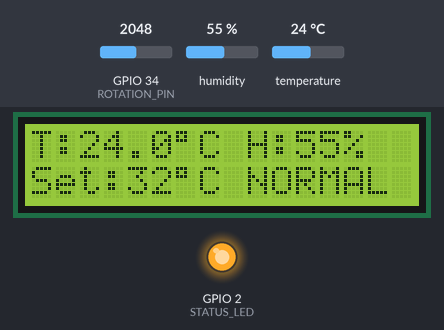
A sketch run on a simulated ESP32. Parts: 16×2 character LCD, output pins drawn as LEDs (lit = HIGH). Inputs (shaded band) come from the test bench; at power-on: temperature 24 °C, GPIO 34 (ROTATION_PIN) = 2048, humidity 55 % (analog values on the 0–4095 scale). WiFi joins after 1.5 s; servers stay silent unless stated; no MQTT or app messages arrive unless stated; what the sketch prints to the serial monitor is not drawn.

Above: at 6.5 s.
6.6 s: temperature set to 31 °C
At 9.4 s:
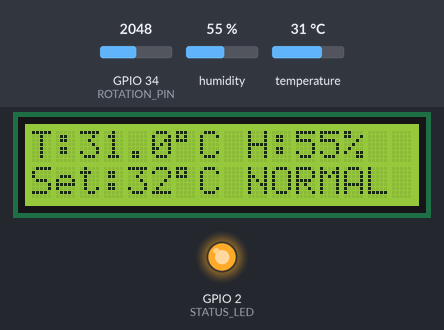
10.3 s: temperature set to 34 °C
At 11.8 s:
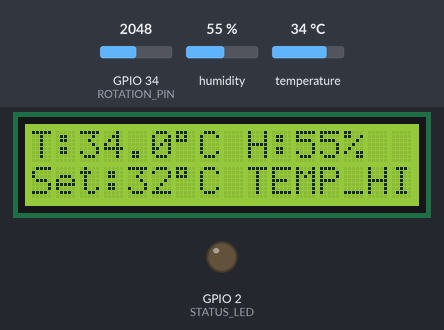
17.8 s: GPIO 34 (ROTATION_PIN) set to 2228
At 21.0 s:
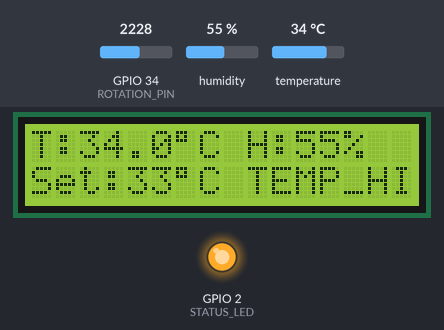
24.9 s: GPIO 34 (ROTATION_PIN) set to 2333
At 27.9 s:
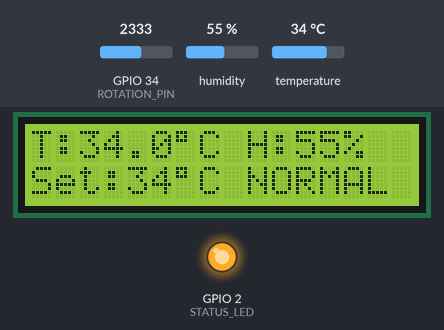
28.6 s: humidity set to 22 %
At 30.1 s:
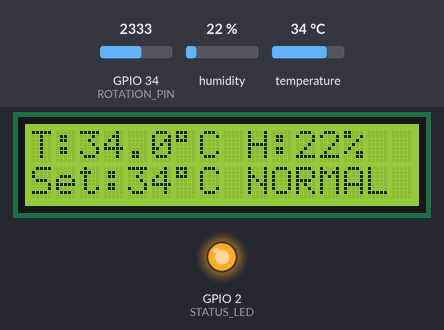
32.3 s: GPIO 34 (ROTATION_PIN) set to 2047
At 33.7 s:
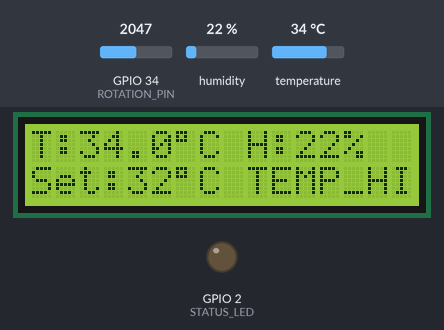
Timing chart, 0 to 37.0 s (numbered marks = the images above; inputs shaded):
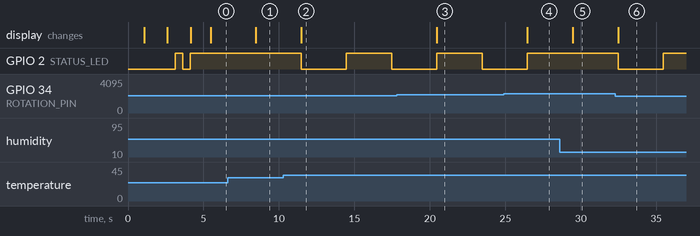

Measured:
- the behaviour switches between 32 and 33 °C on temperature (found by bisection; images 1 and 2)
- the behaviour switches between 2293 and 2294 on GPIO 34 (ROTATION_PIN) (found by bisection; images 3 and 4)
- after the input at 6.6 s, the display: changes after 1.9 s (image 1)
- after the input at 10.3 s, GPIO 2 (STATUS_LED): HIGH → LOW after 1.2 s, → HIGH 3.0 s later, → LOW 3.0 s later; the display: changes after 1.2 s (image 2)
- after the input at 17.8 s, the display: changes after 2.7 s (image 3)
- after the input at 24.9 s, the display: changes after 1.6 s (image 4)
- after the input at 28.6 s, the display: changes after 0.87 s (image 5)
- after the input at 32.3 s, GPIO 2 (STATUS_LED): HIGH → LOW after 0.17 s, → HIGH 3.0 s later; the display: changes after 0.17 s (image 6)

The sketch:

Environment_Node_ESP_32.ino
```cpp
/*
  Smart Greenhouse Monitoring System
  Turja Barua Part: ESP32 Environment Monitoring Node

  UPDATED FIXED VERSION
  - Shows temperature and humidity on I2C LCD
  - Sends same data to Raspberry Pi dashboard through MQTT
  - MQTT reconnect is non-blocking, so LCD keeps working even if MQTT is offline
  - LCD address: 0x27
  - KY-015/DHT11 data pin: GPIO 4
*/

#include <WiFi.h>
#include <PubSubClient.h>
#include <DHT.h>
#include <Wire.h>
#include <LiquidCrystal_I2C.h>

// ---------------- User configuration ----------------
// Change Wi-Fi name and password before uploading.
const char* WIFI_SSID     = "Sohan";
const char* WIFI_PASSWORD = "SOap5689";

// Raspberry Pi MQTT broker IP address.
// From your Raspberry Pi dashboard, this is most likely 172.20.10.4.
const char* MQTT_SERVER   = "172.20.10.4";
const uint16_t MQTT_PORT  = 1883;

// ---------------- ESP32 pin configuration ----------------
#define DHT_PIN       4       // KY-015/DHT11 DATA pin connected to ESP32 GPIO 4
#define DHT_TYPE      DHT11   // KY-015 usually uses DHT11
#define ROTATION_PIN  34      // Rotation sensor signal pin
#define I2C_SDA       21      // LCD SDA
#define I2C_SCL       22      // LCD SCL
#define STATUS_LED    2       // ESP32 onboard LED on many boards

// ---------------- LCD configuration ----------------
#define LCD_ADDRESS   0x27    // Your I2C scanner found 0x27
#define LCD_COLUMNS   16
#define LCD_ROWS      2

// ---------------- Timing configuration ----------------
const unsigned long SENSOR_INTERVAL_MS = 3000;  // LCD + MQTT update every 3 seconds
const unsigned long MQTT_RETRY_MS      = 5000;  // Retry MQTT every 5 seconds

// ---------------- Threshold configuration ----------------
const int THRESHOLD_MIN_C = 20;
const int THRESHOLD_MAX_C = 45;

// ---------------- Objects ----------------
WiFiClient espClient;
PubSubClient mqttClient(espClient);
DHT dht(DHT_PIN, DHT_TYPE);
LiquidCrystal_I2C lcd(LCD_ADDRESS, LCD_COLUMNS, LCD_ROWS);

unsigned long lastSensorTime = 0;
unsigned long lastMqttTry    = 0;

// ---------------- LCD helper ----------------
void lcdMessage(const String& line1, const String& line2) {
  lcd.clear();
  lcd.setCursor(0, 0);
  lcd.print(line1.substring(0, LCD_COLUMNS));
  lcd.setCursor(0, 1);
  lcd.print(line2.substring(0, LCD_COLUMNS));
}

// ---------------- Wi-Fi connection ----------------
void connectWiFi() {
  Serial.print("Connecting to Wi-Fi: ");
  Serial.println(WIFI_SSID);

  lcdMessage("WiFi connecting", WIFI_SSID);

  WiFi.mode(WIFI_STA);
  WiFi.begin(WIFI_SSID, WIFI_PASSWORD);

  while (WiFi.status() != WL_CONNECTED) {
    delay(500);
    Serial.print(".");
    digitalWrite(STATUS_LED, !digitalRead(STATUS_LED));
  }

  digitalWrite(STATUS_LED, HIGH);
  Serial.println();
  Serial.print("Wi-Fi connected. ESP32 IP: ");
  Serial.println(WiFi.localIP());

  lcdMessage("WiFi connected", WiFi.localIP().toString());
  delay(1200);
}

// ---------------- Non-blocking MQTT connection ----------------
void tryConnectMQTT() {
  if (mqttClient.connected()) {
    return;
  }

  unsigned long now = millis();
  if (now - lastMqttTry < MQTT_RETRY_MS) {
    return;
  }
  lastMqttTry = now;

  Serial.print("Connecting to MQTT broker: ");
  Serial.println(MQTT_SERVER);

  String clientId = "ESP32_ENV_Turja_" + String((uint32_t)ESP.getEfuseMac(), HEX);

  if (mqttClient.connect(clientId.c_str())) {
    Serial.println("MQTT connected.");
    mqttClient.publish("greenhouse/env/status", "ESP32_ENV_ONLINE", true);
    mqttClient.publish("greenhouse/env/ip", WiFi.localIP().toString().c_str(), true);
  } else {
    Serial.print("MQTT failed, rc=");
    Serial.println(mqttClient.state());
    // Important: do not block here. LCD must still update.
  }
}

// ---------------- Sensor helper ----------------
int readThresholdC() {
  int raw = analogRead(ROTATION_PIN);  // ESP32 ADC range: 0 to 4095
  int threshold = map(raw, 0, 4095, THRESHOLD_MIN_C, THRESHOLD_MAX_C);
  return constrain(threshold, THRESHOLD_MIN_C, THRESHOLD_MAX_C);
}

// ---------------- MQTT publish helpers ----------------
void publishFloat(const char* topic, float value, bool retained = true) {
  if (!mqttClient.connected()) {
    return;
  }

  char payload[16];
  dtostrf(value, 0, 1, payload);
  mqttClient.publish(topic, payload, retained);

  Serial.print(topic);
  Serial.print(" = ");
  Serial.println(payload);
}

void publishInt(const char* topic, int value, bool retained = true) {
  if (!mqttClient.connected()) {
    return;
  }

  char payload[12];
  snprintf(payload, sizeof(payload), "%d", value);
  mqttClient.publish(topic, payload, retained);

  Serial.print(topic);
  Serial.print(" = ");
  Serial.println(payload);
}

void publishText(const char* topic, const char* value, bool retained = true) {
  if (!mqttClient.connected()) {
    return;
  }

  mqttClient.publish(topic, value, retained);
}

// ---------------- Main read/display/publish function ----------------
void readDisplayAndPublish() {
  float temperature = dht.readTemperature();
  float humidity    = dht.readHumidity();
  int thresholdC    = readThresholdC();

  if (isnan(temperature) || isnan(humidity)) {
    Serial.println("DHT read failed. Check KY-015 wiring.");
    lcdMessage("DHT read error", "Check KY-015");
    publishText("greenhouse/env/status", "DHT_READ_ERROR", true);
    return;
  }

  bool tempHigh = temperature > thresholdC;
  const char* statusText = tempHigh ? "TEMP_HIGH" : "NORMAL";

  // 1. Show same data on LCD display.
  lcd.clear();
  lcd.setCursor(0, 0);
  lcd.print("T:");
  lcd.print(temperature, 1);
  lcd.print((char)223);
  lcd.print("C H:");
  lcd.print(humidity, 0);
  lcd.print("%");

  lcd.setCursor(0, 1);
  lcd.print("Set:");
  lcd.print(thresholdC);
  lcd.print((char)223);
  lcd.print("C ");
  lcd.print(statusText);

  // 2. Send same data to Raspberry Pi dashboard through MQTT.
  if (mqttClient.connected()) {
    // Topics used by your Flask dashboard.
    publishFloat("greenhouse/temperature", temperature);
    publishFloat("greenhouse/humidity", humidity);
    publishInt("greenhouse/rotation", thresholdC);

    // Extra structured project topics.
    publishFloat("greenhouse/env/temperature", temperature);
    publishFloat("greenhouse/env/humidity", humidity);
    publishInt("greenhouse/env/threshold", thresholdC);
    publishText("greenhouse/env/status", statusText, true);
  }

  Serial.print("LCD updated: T=");
  Serial.print(temperature, 1);
  Serial.print(" C, H=");
  Serial.print(humidity, 1);
  Serial.print(" %, Threshold=");
  Serial.print(thresholdC);
  Serial.print(" C, MQTT=");
  Serial.println(mqttClient.connected() ? "ONLINE" : "OFFLINE");

  digitalWrite(STATUS_LED, tempHigh ? !digitalRead(STATUS_LED) : HIGH);
}

// ---------------- Setup ----------------
void setup() {
  Serial.begin(115200);
  delay(1000);

  pinMode(STATUS_LED, OUTPUT);
  digitalWrite(STATUS_LED, LOW);

  analogReadResolution(12);
  analogSetAttenuation(ADC_11db);

  Wire.begin(I2C_SDA, I2C_SCL);
  lcd.init();
  lcd.backlight();
  lcdMessage("Turja Barua", "ESP32 Env Node");
  delay(1500);

  dht.begin();

  connectWiFi();
  mqttClient.setServer(MQTT_SERVER, MQTT_PORT);

  // Try MQTT once, but do not block the LCD/sensor part.
  tryConnectMQTT();
}

// ---------------- Main loop ----------------
void loop() {
  if (WiFi.status() != WL_CONNECTED) {
    digitalWrite(STATUS_LED, LOW);
    connectWiFi();
  }

  tryConnectMQTT();

  if (mqttClient.connected()) {
    mqttClient.loop();
  }

  unsigned long now = millis();
  if (now - lastSensorTime >= SENSOR_INTERVAL_MS) {
    lastSensorTime = now;
    readDisplayAndPublish();
  }
}
```
